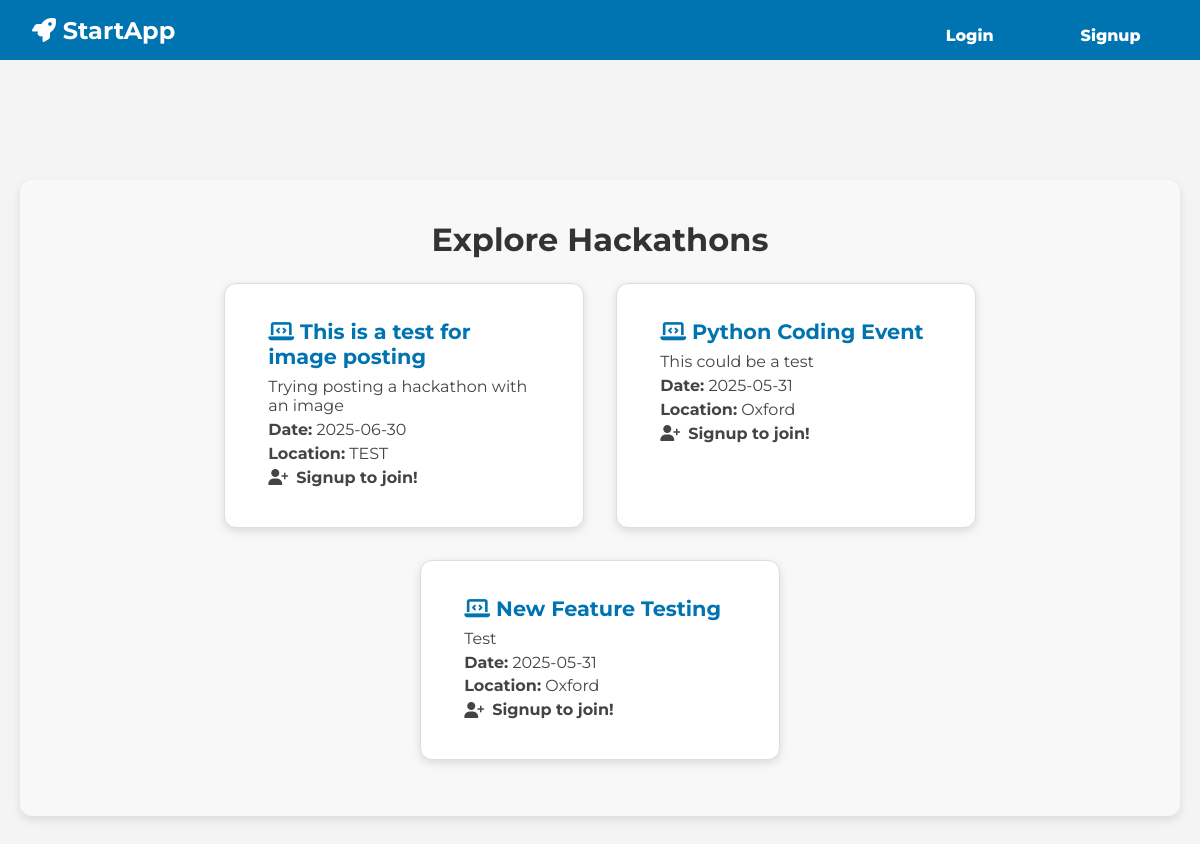
The page / on the database its author committed.
### tables this page shows
CREATE TABLE hackathons (
    id INTEGER PRIMARY KEY AUTOINCREMENT,
    title TEXT NOT NULL,
    description TEXT NOT NULL,
    date TEXT NOT NULL,
    location TEXT NOT NULL
, max_participants INTEGER DEFAULT 0, current_participants INTEGER DEFAULT 0, created_by TEXT, image_path TEXT);

### app.py (the view, shortened to what this page needs)
@app.route('/', methods=['GET', 'POST'])
def home():
    all_jobs = query_db("SELECT * FROM job_posts ORDER BY id DESC")
    guest_hackathons = query_db("SELECT * FROM hackathons ORDER BY id DESC LIMIT 3")  # Adjust LIMIT as needed
    return render_template('index.html', logged_in=False, general_jobs=all_jobs, guest_hackathons=guest_hackathons)

### app.py (called while the page is built)
def get_db():
     db = sqlite3.connect('database.sqlite')
     db.row_factory = sqlite3.Row
     return db

def query_db(query, args=(), one=False):
     cur = get_db().execute(query, args)
     rv = cur.fetchall()
     cur.close()
     return (rv[0] if rv else None) if one else rv

### templates/index.html (shortened to what this page needs)
<!DOCTYPE html>
<html lang="en">
<head>
    <link rel="stylesheet" href="{{ url_for('static', filename='css/index.css') }}">
</head>
<body>
    <header>
        <div class="navbar">
            <h1><i class="fas fa-rocket"></i> StartApp</h1>
            <nav>
                <ul>
                    {%if not logged_in %}
                        <li><button onclick="toggleForm('loginForm')">Login</button></li>
                        <li><button onclick="toggleForm('signupForm')">Signup</button></li>
                    {% else %}
                        <li><a href="/logout">Logout</a></li>
                    {% endif %}
                </ul>
            </nav>
        </div>
    </header>
    <div class="container">
        {%if not logged_in %}
        <section class="guest-hackathons">
            <h2>Explore Hackathons</h2>
            <div class="hackathon-preview">
                {% for hackathon in guest_hackathons %}
                <div class="hackathon-post">
                    <h3><i class="fas fa-laptop-code"></i> {{ hackathon.title }}</h3>
                    <p>{{ hackathon.description }}</p>
                    <p><strong>Date:</strong> {{ hackathon.date }}</p>
                    <p><strong>Location:</strong> {{ hackathon.location }}</p>
                    <p class="signup-prompt" style="cursor: pointer;">
                        <i class="fas fa-user-plus"></i> <strong>Signup to join!</strong>
                    </p>
                </div>
                {% endfor %}
            </div>
        </section>
    {% endif %}
    </div>
</body>
</html>

### static/css/index.css (style rules this page uses)
* { margin: 0; padding: 0; box-sizing: border-box; }
body { font-family: "Montserrat", sans-serif; font-optical-sizing: auto; font-weight: 400; font-style: normal; background-color: #f4f4f4; }
.navbar { display: flex; justify-content: space-between; align-items: center; background-color: #0073b1; color: white; padding: 1rem 2rem; position: fixed; top: 0; left: 0; width: 100%; z-index: 1000; height: 60px; }
.navbar h1 { font-size: 1.5rem; }
.navbar ul { list-style: none; display: flex; }
.navbar ul li { margin-left: 2rem; }
.container { width: 100%; padding: 20px; margin: 0; display: flex; flex-direction: column; }
.navbar button { padding: 10px 20px; margin-right: 15px; background-color: #0073b1; color: white; border: none; cursor: pointer; font-family: "Montserrat", sans-serif; font-weight: 800; font-size: 1rem; }
button { padding: 12px 20px; background-color: #0073b1; color: white; border: none; border-radius: 6px; cursor: pointer; font-size: 1rem; transition: background-color 0.3s ease, transform 0.2s ease; width: 100%; margin-top: 10px; }
.guest-hackathons { margin: 10rem auto 2rem auto; padding: 2.5rem; max-width: 1400px; background-color: #f8f8f8; border-radius: 12px; box-shadow: 0 4px 10px rgba(0,0,0,0.1); }
.guest-hackathons h2 { text-align: center; font-size: 2rem; color: #333; margin-bottom: 1.5rem; }
.hackathon-preview { display: flex; flex-wrap: wrap; justify-content: center; gap: 2rem; padding: 0 2rem 1rem 2rem; }
.hackathon-post { background-color: white; padding: 2.2rem 2.7rem; border-radius: 12px; border: 1px solid #ddd; box-shadow: 0 3px 10px rgba(0,0,0,0.12); width: 360px; flex: 0 0 auto; }
.hackathon-post h3 { font-size: 1.3rem; color: #0073b1; margin-bottom: 0.5rem; }
.hackathon-post p { margin: 0.3rem 0; color: #444; }
.signup-prompt { color: #0073b1; font-weight: bold; margin-top: 0.5rem; display: flex; align-items: center; }
.signup-prompt i { margin-right: 0.5rem; }

### rows shown on the page
hackathons: title "This is a test for image posting", description "Trying posting a hackathon with an image", date "2025-06-30", location "TEST"
hackathons: title "Python Coding Event", description "This could be a test", date "2025-05-31", location "Oxford"
hackathons: title "New Feature Testing", description "Test", date "2025-05-31", location "Oxford"
